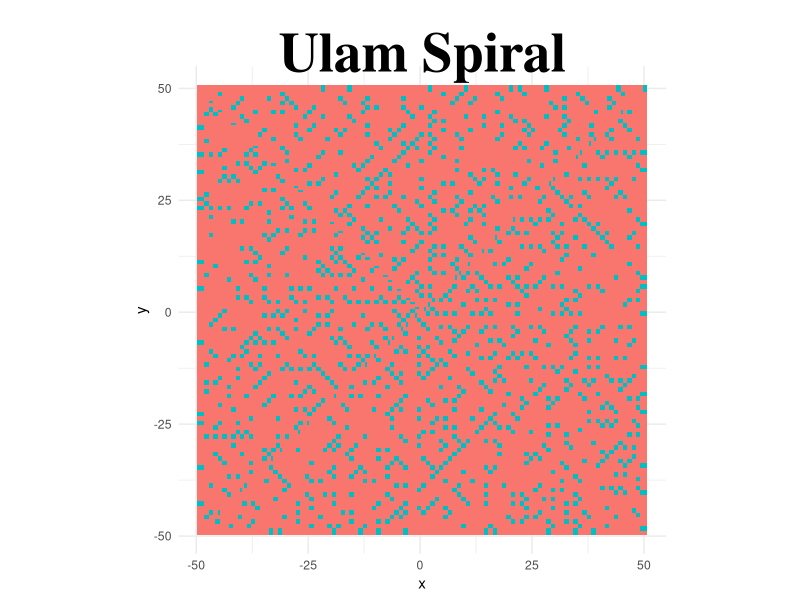

Here is the R script that generated this plot:
rm(list = ls())
library(ggplot2)

# Function to generate Ulam Spiral
# some info here: 
# https://en.wikipedia.org/wiki/Ulam_spiral
# Function to check if a number is prime
is_prime <- function(n) {
  if (n <= 1) {
    return(FALSE)
  }
  
  for (i in 2:sqrt(n)) {
    if (n %% i == 0) {
      return(FALSE)
    }
  }
  
  return(TRUE)
}


#is_prime(13)

ulam_spiral <- function(n) {
  # Initialize variables
  x <- y <- 0
  isPrime<-FALSE
  
  dx <- 0
  dy <- -1
  spiral_data <- data.frame(x = numeric(n), y = numeric(n),P = rep(FALSE,n))
  
  # Fill in spiral_data with Ulam Spiral coordinates
  for (i in 1:n) {
    
    spiral_data[i, ] <- c(x, y,is_prime(i))
    
    # Change direction when reaching a perfect square or turning right twice
    if ((x == y) || ((x < 0) && (x == -y)) || ((x > 0) && (x == 1 - y))) {
      temp <- dx
      dx <- -dy
      dy <- temp
    }
    
    x <- x + dx
    y <- y + dy
  }
  
  return(spiral_data)
}

# Set the number of points (adjust as needed)
num_points <- 10000

# Create Ulam Spiral data
spiral_data <- ulam_spiral(num_points)


# Plot Ulam Spiral
cbbPalette <- c("#000000", "#E69F00", "#56B4E9", "#009E73", "#F0E442", "#0072B2", "#D55E00", "#CC79A7")


ulam_spiral_plot<-ggplot(spiral_data, aes(x, y,color=as.character(P))) +
  geom_point(size = 2,shape=15) +
  scale_fill_manual(values=cbbPalette)+
  ggtitle("Ulam Spiral")+
  theme_minimal()+
  coord_fixed() +
  theme(legend.position = "none")+
  theme(plot.title = element_text(vjust=-1,hjust = 0.5,family = "Times", face = "bold", size = 40))
  
  ulam_spiral_plot
#png("ulamSpiral.png",width = 1000, height = 1000,units = "px")
#ulam_spiral_plot
#dev.off()

